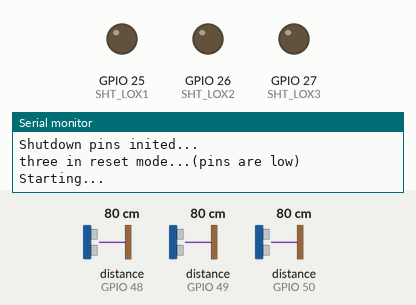
Simulated run of this sketch. Board: ESP32. Parts: output pins drawn as LEDs (lit = HIGH), the last lines printed to the serial monitor. The inputs (shaded band) are chosen by the test bench; at power-on: distance to the obstacle (sensors on GPIO 48, GPIO 49, GPIO 50) 80 cm.

Above: at 0.01 s.
At 1.2 s:
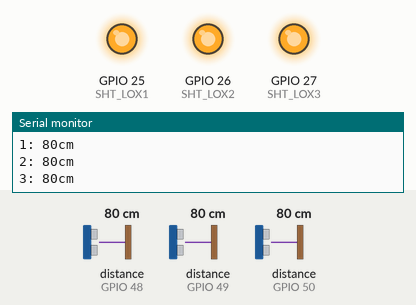
1.3 s: distance to the obstacle (sensor on GPIO 48) set to 250 cm
Timing chart, 0 to 4.3 s (numbered marks = the images above; inputs shaded):
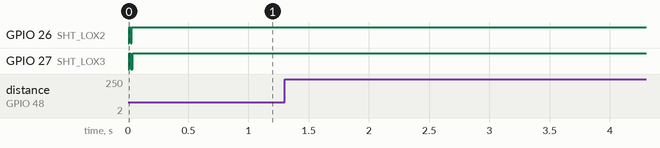

The sketch:

three_sensor.ino
```cpp
#include "Adafruit_VL53L0X.h"

// address we will assign if dual sensor is present
#define LOX1_ADDRESS 0x30
#define LOX2_ADDRESS 0x31
#define LOX3_ADDRESS 0x32
int sensor1,sensor2,sensor3;


// set the pins to shutdown
#define SHT_LOX1 25 //old sensor
#define SHT_LOX2 26
#define SHT_LOX3 27


// objects for the vl53l0x
Adafruit_VL53L0X lox1 = Adafruit_VL53L0X();
Adafruit_VL53L0X lox2 = Adafruit_VL53L0X();
Adafruit_VL53L0X lox3 = Adafruit_VL53L0X();

// this holds the measurement
VL53L0X_RangingMeasurementData_t measure1;
VL53L0X_RangingMeasurementData_t measure2;
VL53L0X_RangingMeasurementData_t measure3;

/*
    Reset all sensors by setting all of their XSHUT pins low for delay(10), then set all XSHUT high to bring out of reset
    Keep sensor #1 awake by keeping XSHUT pin high
    Put all other sensors into shutdown by pulling XSHUT pins low
    Initialize sensor #1 with lox.begin(new_i2c_address) Pick any number but 0x29 and it must be under 0x7F. Going with 0x30 to 0x3F is probably OK.
    Keep sensor #1 awake, and now bring sensor #2 out of reset by setting its XSHUT pin high.
    Initialize sensor #2 with lox.begin(new_i2c_address) Pick any number but 0x29 and whatever you set the first sensor to
 */
void setID() {
  // all reset
  digitalWrite(SHT_LOX1, LOW);
  digitalWrite(SHT_LOX2, LOW);
  digitalWrite(SHT_LOX3, LOW);
  delay(10);
  // all unreset
  digitalWrite(SHT_LOX1, HIGH);
  digitalWrite(SHT_LOX2, HIGH);
  digitalWrite(SHT_LOX3, HIGH);
  delay(10);

  // activating LOX1 and reseting LOX2
  digitalWrite(SHT_LOX1, HIGH);
  digitalWrite(SHT_LOX2, LOW);
  digitalWrite(SHT_LOX3, LOW);

  // initing LOX1
  if(!lox1.begin(LOX1_ADDRESS)) {
    Serial.println(F("Failed to boot first VL53L0X"));
    while(1);
  }
  delay(10);

  // activating LOX2
  digitalWrite(SHT_LOX2, HIGH);
  digitalWrite(SHT_LOX3, LOW);
  delay(10);

  //initing LOX2
  if(!lox2.begin(LOX2_ADDRESS)) {
    Serial.println(F("Failed to boot second VL53L0X"));
    while(1);
  }

  // activating LOX3
  digitalWrite(SHT_LOX3, HIGH);
  delay(10);

  //initing LOX3
  if(!lox3.begin(LOX3_ADDRESS)) {
    Serial.println(F("Failed to boot third VL53L0X"));
    while(1);
  }


}

void read_three_sensors() {

  lox1.rangingTest(&measure1, false); // pass in 'true' to get debug data printout!
  lox2.rangingTest(&measure2, false); // pass in 'true' to get debug data printout!
  lox3.rangingTest(&measure3, false);

  // print sensor one reading
  Serial.print("1: ");
  if(measure1.RangeStatus != 4) {     // if not out of range
    sensor1 = measure1.RangeMilliMeter/10;
    Serial.print(sensor1);
    Serial.print("cm");
  } else {
    Serial.print("Out of range");
  }

  Serial.println();

  // print sensor two reading
  Serial.print("2: ");
  if(measure2.RangeStatus != 4) {
    sensor2 = measure2.RangeMilliMeter/10;
    Serial.print(sensor2);
    Serial.print("cm");
  } else {
    Serial.print("Out of range");
  }

  Serial.println();


  // print sensor third reading
  Serial.print("3: ");
  if(measure3.RangeStatus != 4) {
    sensor3 = measure3.RangeMilliMeter/10;
    Serial.print(sensor3);
    Serial.print("cm");
  } else {
    Serial.print("Out of range");
  }

  Serial.println();
  Serial.println();
  Serial.println();
}

void setup() {
  Serial.begin(115200);

  // wait until serial port opens for native USB devices
  while (! Serial) { delay(1); }

  pinMode(SHT_LOX1, OUTPUT);
  pinMode(SHT_LOX2, OUTPUT);
  pinMode(SHT_LOX3, OUTPUT);

  Serial.println("Shutdown pins inited...");

  digitalWrite(SHT_LOX1, LOW);
  digitalWrite(SHT_LOX2, LOW);
  digitalWrite(SHT_LOX3, LOW);

  Serial.println("three in reset mode...(pins are low)");


  Serial.println("Starting...");
  setID();

}

void loop() {

  read_three_sensors();
  delay(100);
}
```
